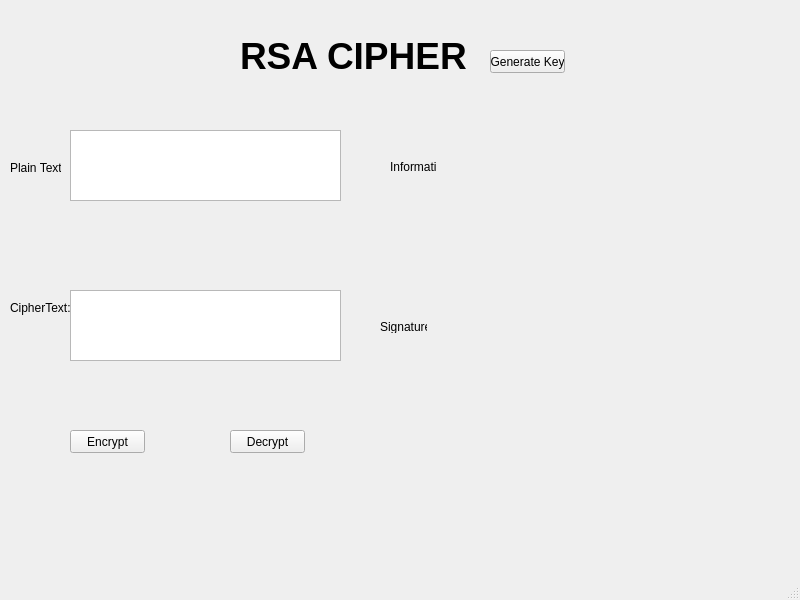
<?xml version="1.0" encoding="UTF-8"?>
<ui version="4.0">
 <class>MainWindow</class>
 <widget class="QMainWindow" name="MainWindow">
  <property name="geometry">
   <rect>
    <x>0</x>
    <y>0</y>
    <width>800</width>
    <height>600</height>
   </rect>
  </property>
  <property name="windowTitle">
   <string>MainWindow</string>
  </property>
  <widget class="QWidget" name="centralwidget">
   <widget class="QPushButton" name="btnEncrypt">
    <property name="geometry">
     <rect>
      <x>70</x>
      <y>430</y>
      <width>75</width>
      <height>23</height>
     </rect>
    </property>
    <property name="text">
     <string>Encrypt</string>
    </property>
   </widget>
   <widget class="QPushButton" name="btnDecrypt">
    <property name="geometry">
     <rect>
      <x>230</x>
      <y>430</y>
      <width>75</width>
      <height>23</height>
     </rect>
    </property>
    <property name="text">
     <string>Decrypt</string>
    </property>
   </widget>
   <widget class="QLabel" name="label_2">
    <property name="geometry">
     <rect>
      <x>10</x>
      <y>160</y>
      <width>51</width>
      <height>16</height>
     </rect>
    </property>
    <property name="text">
     <string>Plain Text:</string>
    </property>
   </widget>
   <widget class="QLabel" name="label_3">
    <property name="geometry">
     <rect>
      <x>10</x>
      <y>300</y>
      <width>61</width>
      <height>16</height>
     </rect>
    </property>
    <property name="text">
     <string>CipherText:</string>
    </property>
   </widget>
   <widget class="QTextEdit" name="PlainText">
    <property name="geometry">
     <rect>
      <x>70</x>
      <y>130</y>
      <width>271</width>
      <height>71</height>
     </rect>
    </property>
    <property name="html">
     <string>&lt;!DOCTYPE HTML PUBLIC &quot;-//W3C//DTD HTML 4.0//EN&quot; &quot;http://www.w3.org/TR/REC-html40/strict.dtd&quot;&gt;
&lt;html&gt;&lt;head&gt;&lt;meta name=&quot;qrichtext&quot; content=&quot;1&quot; /&gt;&lt;style type=&quot;text/css&quot;&gt;
p, li { white-space: pre-wrap; }
&lt;/style&gt;&lt;/head&gt;&lt;body style=&quot; font-family:'MS Shell Dlg 2'; font-size:8.25pt; font-weight:400; font-style:normal;&quot;&gt;
&lt;p style=&quot;-qt-paragraph-type:empty; margin-top:0px; margin-bottom:0px; margin-left:0px; margin-right:0px; -qt-block-indent:0; text-indent:0px;&quot;&gt;&lt;br /&gt;&lt;/p&gt;&lt;/body&gt;&lt;/html&gt;</string>
    </property>
   </widget>
   <widget class="QTextEdit" name="CipherText">
    <property name="geometry">
     <rect>
      <x>70</x>
      <y>290</y>
      <width>271</width>
      <height>71</height>
     </rect>
    </property>
    <property name="html">
     <string>&lt;!DOCTYPE HTML PUBLIC &quot;-//W3C//DTD HTML 4.0//EN&quot; &quot;http://www.w3.org/TR/REC-html40/strict.dtd&quot;&gt;
&lt;html&gt;&lt;head&gt;&lt;meta name=&quot;qrichtext&quot; content=&quot;1&quot; /&gt;&lt;style type=&quot;text/css&quot;&gt;
p, li { white-space: pre-wrap; }
&lt;/style&gt;&lt;/head&gt;&lt;body style=&quot; font-family:'MS Shell Dlg 2'; font-size:8.25pt; font-weight:400; font-style:normal;&quot;&gt;
&lt;p style=&quot;-qt-paragraph-type:empty; margin-top:0px; margin-bottom:0px; margin-left:0px; margin-right:0px; -qt-block-indent:0; text-indent:0px;&quot;&gt;&lt;br /&gt;&lt;/p&gt;&lt;/body&gt;&lt;/html&gt;</string>
    </property>
   </widget>
   <widget class="QLabel" name="label_4">
    <property name="geometry">
     <rect>
      <x>240</x>
      <y>30</y>
      <width>231</width>
      <height>51</height>
     </rect>
    </property>
    <property name="font">
     <font>
      <pointsize>28</pointsize>
      <weight>75</weight>
      <bold>true</bold>
     </font>
    </property>
    <property name="text">
     <string>RSA CIPHER</string>
    </property>
   </widget>
   <widget class="QPushButton" name="btnGenerate">
    <property name="geometry">
     <rect>
      <x>490</x>
      <y>50</y>
      <width>75</width>
      <height>23</height>
     </rect>
    </property>
    <property name="text">
     <string>Generate Key</string>
    </property>
   </widget>
   <widget class="QLabel" name="label">
    <property name="geometry">
     <rect>
      <x>390</x>
      <y>160</y>
      <width>47</width>
      <height>13</height>
     </rect>
    </property>
    <property name="text">
     <string>Information</string>
    </property>
   </widget>
   <widget class="QLabel" name="label_5">
    <property name="geometry">
     <rect>
      <x>380</x>
      <y>320</y>
      <width>47</width>
      <height>13</height>
     </rect>
    </property>
    <property name="text">
     <string>Signature</string>
    </property>
   </widget>
  </widget>
  <widget class="QMenuBar" name="menubar">
   <property name="geometry">
    <rect>
     <x>0</x>
     <y>0</y>
     <width>800</width>
     <height>21</height>
    </rect>
   </property>
  </widget>
  <widget class="QStatusBar" name="statusbar"/>
 </widget>
 <resources/>
 <connections/>
</ui>
